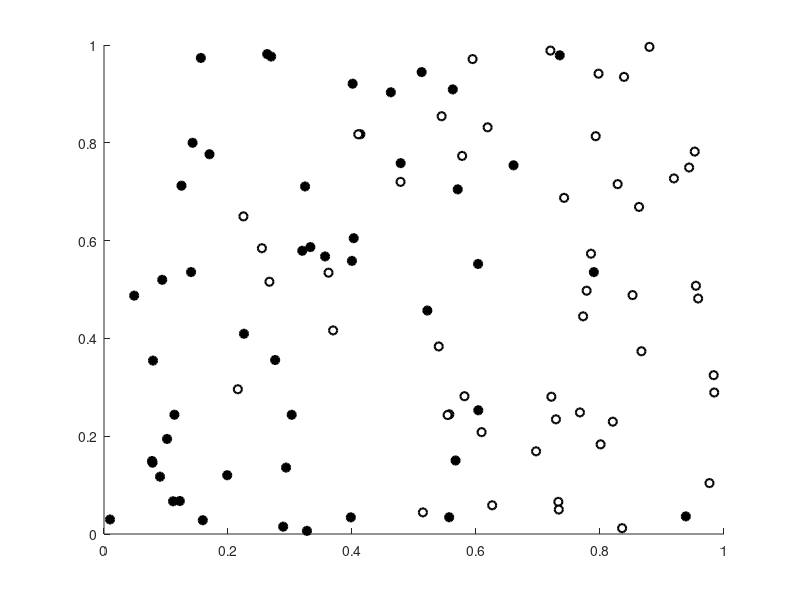

This figure's MATLAB source: (Note: this script raises an error after producing the figure.)
load('data_lvq.mat');

% Defining some names
data = w5_1;
[example_count, dimension]  = size(data);
class1 = data(1:example_count/2,:);
class2 = data((example_count/2)+1 : example_count, :);

% Defining prototypes (x,y,i,j) where x and y are the features from our input
% vectors. i is the index from the input and j is class 1 or 2.
prototype_count = 2;
prototypes = zeros(prototype_count,4);

for i = 1:prototype_count
    if i <= prototype_count/2
        r = randi(example_count/2);
    else
        r = randi(example_count/2) + 50;
    end
    if i ~= 1
        while ismember(r,prototypes(:,3)) ~= 0
            if i <= prototype_count/2
                r = randi(example_count/2);
            else
                r = randi(example_count/2) + 50;
            end
        end
    end
    prototypes(i,1) = data(r,1);
    prototypes(i,2) = data(r,2);
    prototypes(i,3) = r;
    if r <= 50
        prototypes(i,4) = 1 ;
    else
        prototypes(i,4) = 2 ;
    end
end

% Remove prototypes from class variables so we don't plot the prototypes
% 2 times
class1(prototypes(1:prototype_count/2,3),:) = [];
class2(prototypes((prototype_count/2)+1:prototype_count,3)-50,:) = [];


% Plot examples
close all;
f = figure('visible','on', 'pos',[0 0 1920 1080]); % Plotting examples
scatter(class1(:,1), class1(:,2),'MarkerEdgeColor',[0 0 0], ...
    'MarkerFaceColor',[0 0 0], 'LineWidth', 1.5);
hold on
scatter(class2(:,1), class2(:,2), 'MarkerEdgeColor',[0 0 0], ...
    'MarkerFaceColor',[1 1 1], 'LineWidth',1.5);

% Begin epochs
distances_to_prototypes = zeros(example_count, prototype_count);
epoch_max = 100;
step_size = 0.002;
training_error = zeros(1,epoch_max);
for i = 1:epoch_max
    rand_example_idxs = randperm(example_count);
    training_error_sum = 0;
    
    for j = 1:example_count
        if ismember(j,prototypes(:,3)) == 0 % example is not prototype
            example_x = data(rand_example_idxs(j),1);
            example_y = data(rand_example_idxs(j),2);
            for k = 1:prototype_count
                prototype_x = prototypes(k,1);
                prototype_y = prototypes(k,2);
                x_diff = abs(prototype_x - example_x);
                y_diff = abs(prototype_y - example_y);
                euclidian_dist = sqrt(x_diff^2 + y_diff^2);
                distances_to_prototypes(j, k) = euclidian_dist;
            end
            
            [winner_dist, winner_idx] = min(distances_to_prototypes(j,:));
            winner_x = prototypes(winner_idx, 1);
            winner_y = prototypes(winner_idx, 2);
            if ((prototypes(winner_idx,4) == 1) && (j <= 50)) ...
                    || ((prototypes(winner_idx,4) == 2) && (j > 50)) % same class
                prototypes(winner_idx,1:2) = ...
                    new_prototype(step_size, winner_x, winner_y, example_x, example_y);
            else % different class so reflect example point over protoype then move
                training_error_sum = training_error_sum + 1;
                if example_x > winner_x
                    example_x = winner_x - x_diff;
                else
                    example_x = winner_x + x_diff;
                end
                
                if example_y > winner_y
                    example_y = winner_y - y_diff;
                else
                    example_y = winner_y + y_diff;
                end
                prototypes(winner_idx,1:2) = ...
                    new_prototype(step_size, winner_x, winner_y, example_x, example_y);
            end
        end
    end
    
    figure(f);
    
    class1_prototypes = scatter(prototypes(1:prototype_count/2,1), ...
        prototypes(1:prototype_count/2,2), ...
        'MarkerEdgeColor',[0 0 0], 'MarkerFaceColor',[0 1 0], ...
        'LineWidth',1.5);
    hold on
    class2_prototypes = scatter(prototypes((prototype_count/2)+1:prototype_count,1), ...
        prototypes((prototype_count/2)+1:prototype_count,2), ...
        'MarkerEdgeColor',[0 0 0], 'MarkerFaceColor',[0 0 1], ...
        'LineWidth',1.5);
    
    title_name = sprintf('LVQ-1 Feature Space: %d epochs elapsed', i);
    title(title_name);
    xlabel('Feature x');
    ylabel('Feature y');
    
    l = legend('location','southoutside', 'Class 1','class 2', 'Class 1 Prototype', 'Class 2 Prototype');
    
    filename = sprintf('%s_%d','epochs',i);
    saveas(f, filename, 'png');
    
    delete(class1_prototypes);
    delete(class2_prototypes);
    
    % Collect quantization error
    training_error(i) = training_error_sum;
end

% Plot quantization error
f2 = figure('visible','on');
hold on
plot(training_error);
title('Training Error');
xlabel('Epoch');
ylabel('Misclassifications (%)');
filename = sprintf('%s_K=%d_tmax=%d', 'LVQ`_training_error', prototype_count, epoch_max);
saveas(f2, filename, 'png');